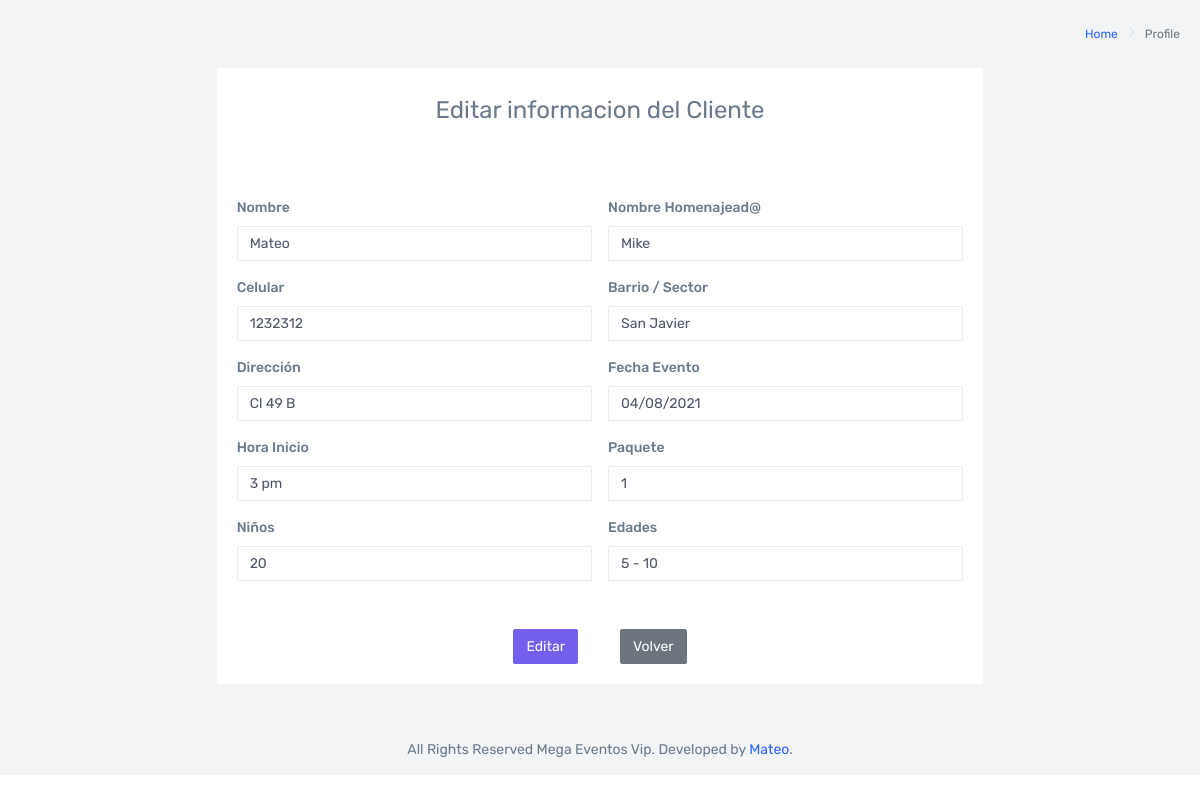
/oficina/editar/1 (signed in), run on the app's committed database.
### clients/models.py (models this page shows)
class Clients(models.Model):
    nombreCliente = models.CharField(max_length=100, null=False, blank=False)
    nombreHomenajeado = models.CharField(max_length=100, null=False, blank=False)
    celular = models.CharField(max_length=20, null=False, blank=False)
    barrioSector = models.CharField(max_length=200, null=False, blank=False)
    direccion = models.CharField(max_length=200, null=False, blank=False)
    fechaEvento = models.CharField(max_length=20, null=False, blank=False)
    horaInicio = models.CharField(max_length=20, null=False, blank=False)
    numeroPaquete = models.CharField(max_length=10, null=False, blank=False)
    cantidadNinos = models.CharField(max_length=100, null=False, blank=False)
    rangoEdad = models.CharField(max_length=100, null=False, blank=False)
    Recycle = models.BooleanField(default=False)
    class Meta:
        ordering = ['id']

### office/views.py (the view)
# urls.py: path('editar/<int:clave_id>', views.edit, name="edit"),
@login_required(login_url='/accounts/login/')
def edit(request, clave_id):
    instancia = Clients.objects.get(id=clave_id)
    form = ClientsForm(instance=instancia)
    if request.method == "POST":
        form = ClientsForm(request.POST, instance=instancia)
        if form.is_valid():
            instancia = form.save(commit=False)
            instancia.save()
        return redirect('home')
    return render(request, "edit.html", {'form': form, 'instancia':instancia})

### clients/forms.py
class ClientsForm(forms.ModelForm):
    class Meta:
        model = Clients
        fields = "__all__"

### templates/edit.html (shortened to what this page needs)
{% load static %}
<!DOCTYPE html>
<html lang="en">
<head>
    <link href="{% static 'dist/css/style.min.css' %}" rel="stylesheet">
</head>
<body>
    <div id="main-wrapper" data-navbarbg="skin6" data-theme="light" data-layout="vertical" data-sidebartype="full" data-boxed-layout="full">
        <div class="page-wrapper">
            <div class="page-breadcrumb">
                <div class="row">
                    <div class="col-7 align-self-center">
                        <div class="d-flex align-items-center justify-content-end">
                            <nav aria-label="breadcrumb">
                                <ol class="breadcrumb">
                                    <li class="breadcrumb-item">
                                        <a href="{% url 'home' %}">Home</a>
                                    </li>
                                    <li class="breadcrumb-item active" aria-current="page">Profile</li>
                                </ol>
                            </nav>
                        </div>
                    </div>
                </div>
            </div>
            <div class="container-fluid">
                <div class="row">
                    <div class="col-lg-2 col-xlg-3"></div>
                    <div class="col-lg-8 col-xlg-9">
                        <div class="card">
                            <div class="card-body">
                                <form method="POST" class="row g-3">
                                    <div class="text-center mb-5 mt-4">
                                        <h3 class="page-title">Editar informacion del Cliente</h3>
                                    </div>
                                    <div class="col-md-6">
                                        <label class="form-label">Nombre</label>
                                        <input class="form-control form-control-line" type="text" name="nombreCliente" value="{{instancia.nombreCliente}}" maxlength="100" required="" id="id_nombreCliente">
                                    </div>
                                    <div class="col-md-6">
                                        <label class="form-label">Nombre Homenajead@</label>
                                        <input class="form-control form-control-line" type="text" name="nombreHomenajeado" value="{{instancia.nombreHomenajeado}}" maxlength="100" required="" id="id_nombreHomenajeado">
                                    </div>
                                    <div class="col-md-6">
                                        <label class="form-label">Celular</label>
                                        <input class="form-control form-control-line" type="text" name="celular" value="{{instancia.celular}}" maxlength="20" required="" id="id_celular">
                                    </div>
                                    <div class="col-md-6">
                                        <label class="form-label">Barrio / Sector</label>
                                        <input class="form-control form-control-line" type="text" name="barrioSector" value="{{instancia.barrioSector}}" maxlength="200" required="" id="id_barrioSector">
                                    </div>
                                    <div class="col-md-6">
                                        <label class="form-label">Dirección</label>
                                        <input class="form-control form-control-line" type="text" name="direccion" value="{{instancia.direccion}}" maxlength="200" required="" id="id_direccion">
                                    </div>
                                    <div class="col-md-6">
                                        <label class="form-label">Fecha Evento</label>
                                        <input class="form-control form-control-line" type="text" name="fechaEvento" value="{{instancia.fechaEvento}}" maxlength="20" required="" id="id_fechaEvento">
                                    </div>
                                    <div class="col-md-6">
                                        <label class="form-label">Hora Inicio</label>
                                        <input class="form-control form-control-line" type="text" name="horaInicio" value="{{instancia.horaInicio}}" maxlength="20" required="" id="id_horaInicio">
                                    </div>
                                    <div class="col-md-6">
                                        <label class="form-label">Paquete</label>
                                        <input class="form-control form-control-line" type="text" name="numeroPaquete" value="{{instancia.numeroPaquete}}" maxlength="10" required="" id="id_numeroPaquete">
                                    </div>
                                    <div class="col-md-6">
                                        <label class="form-label">Niños</label>
                                        <input class="form-control form-control-line" type="text" name="cantidadNinos" value="{{instancia.cantidadNinos}}" maxlength="100" required="" id="id_cantidadNinos">
                                    </div>
                                    <div class="col-md-6">
                                        <label class="form-label">Edades</label>
                                        <input class="form-control" type="text" name="rangoEdad" value="{{instancia.rangoEdad}}" maxlength="100" required="" id="id_rangoEdad">
                                    </div>
                                    <div class="d-flex justify-content-center mt-5">
                                        <button style="margin-right: 3em;" class="btn btn-primary mr-3" type="submit">Editar</button>
                                        <a class="btn btn-secondary" href="{% url 'home' %}" type="button">Volver</a>
                                    </div>
                                </form>
                            </div>
                        </div>
                    </div>
                </div>
            </div>
            <footer class="footer text-center">
                All Rights Reserved Mega Eventos Vip. Developed by
                <a href="https://www.wrappixel.com">Mateo</a>.
            </footer>
        </div>
    </div>
</body>
</html>

### data on the page
Clients: nombreCliente "Mateo", nombreHomenajeado "Mike", celular "1232312", barrioSector "San Javier", direccion "Cl 49 B", fechaEvento "04/08/2021", horaInicio "3 pm", numeroPaquete "1", cantidadNinos "20", rangoEdad "5 - 10"
